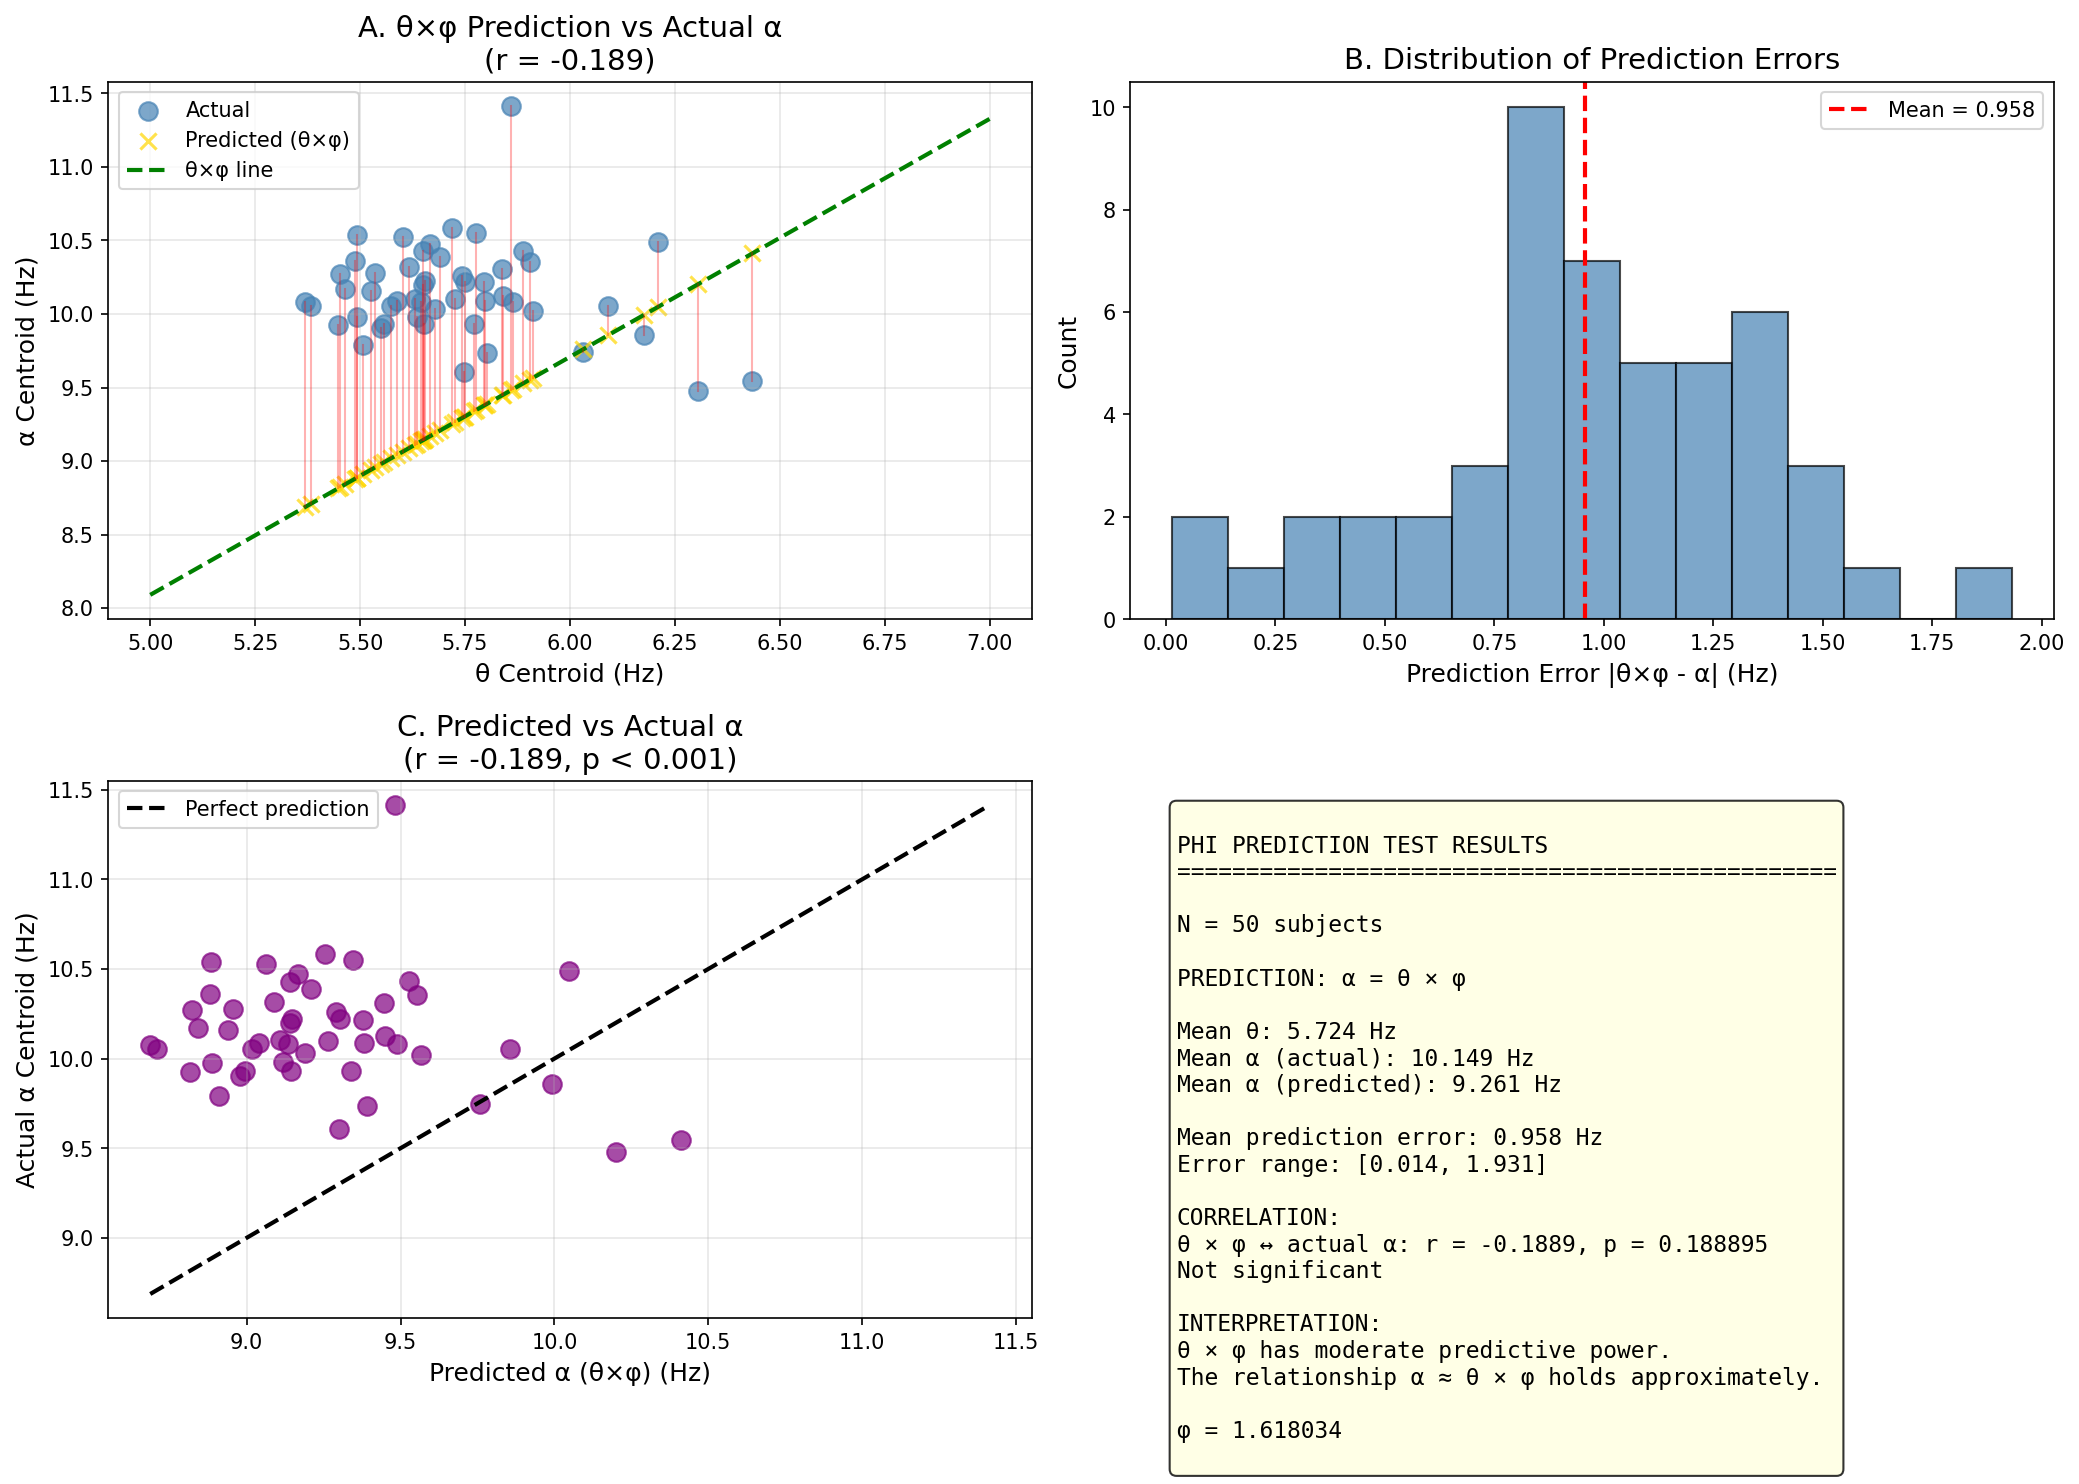

Write Python code to recreate this figure.
"""
PHI PREDICTION TEST
===================
Does θ × φ predict α centroid?
"""

import numpy as np
from scipy.stats import pearsonr
from scipy import signal
import mne
from mne.datasets import eegbci
from mne.io import read_raw_edf

mne.set_log_level('ERROR')

PHI = (1 + np.sqrt(5)) / 2

print("="*70)
print("PHI PREDICTION TEST")
print(f"Testing if θ × φ = α (φ = {PHI:.6f})")
print("="*70)

BANDS = {'theta': (4, 8), 'alpha': (8, 13)}

def get_peak_centroid(psd, freqs, band):
    mask = (freqs >= band[0]) & (freqs <= band[1])
    if not np.any(mask) or np.sum(psd[mask]) == 0:
        return np.nan
    return np.sum(freqs[mask] * psd[mask]) / np.sum(psd[mask])

print("\nLoading data from 50 subjects...")

theta_centroids = []
alpha_centroids = []
convergences = []

print(f"\n{'Subj':<6} {'θ':>8} {'α':>8} {'θ×φ':>8} {'error':>8} {'actual α/θ':>12}")
print("-"*60)

for subj in range(1, 51):
    try:
        raw = read_raw_edf(eegbci.load_data(subj, [1], update_path=True, verbose=False)[0], 
                          preload=True, verbose=False)
        raw.filter(1, 45, verbose=False)
        sfreq = raw.info['sfreq']
        eeg = np.mean(raw.get_data(), axis=0)
        
        f, p = signal.welch(eeg, sfreq, nperseg=min(1024, len(eeg)//2))
        theta_cent = get_peak_centroid(p, f, BANDS['theta'])
        alpha_cent = get_peak_centroid(p, f, BANDS['alpha'])
        
        if not np.isnan(theta_cent) and not np.isnan(alpha_cent):
            theta_centroids.append(theta_cent)
            alpha_centroids.append(alpha_cent)
            
            predicted_alpha = theta_cent * PHI
            error = abs(predicted_alpha - alpha_cent)
            actual_ratio = alpha_cent / theta_cent
            
            marker = "✓" if error < 0.5 else ""
            print(f"S{subj:02d}    {theta_cent:>8.3f} {alpha_cent:>8.3f} {predicted_alpha:>8.3f} {error:>8.3f} {actual_ratio:>12.4f} {marker}")
    except:
        continue

theta_centroids = np.array(theta_centroids)
alpha_centroids = np.array(alpha_centroids)

print("\n" + "="*70)
print("PREDICTION ANALYSIS")
print("="*70)

predicted_alpha = theta_centroids * PHI
errors = np.abs(predicted_alpha - alpha_centroids)

print(f"\nN = {len(theta_centroids)} subjects")
print(f"\nMean θ centroid: {np.mean(theta_centroids):.3f} Hz")
print(f"Mean α centroid: {np.mean(alpha_centroids):.3f} Hz")
print(f"Mean θ × φ: {np.mean(predicted_alpha):.3f} Hz")

print(f"\nPrediction error (θ×φ vs actual α):")
print(f"  Mean error: {np.mean(errors):.3f} Hz")
print(f"  Std error: {np.std(errors):.3f} Hz")
print(f"  Min error: {np.min(errors):.3f} Hz")
print(f"  Max error: {np.max(errors):.3f} Hz")

r, p = pearsonr(predicted_alpha, alpha_centroids)
print(f"\n📊 CORRELATION: θ × φ predicts α")
print(f"   r = {r:.4f}, p = {p:.6f}")

if p < 0.001:
    print(f"   ✓ HIGHLY SIGNIFICANT!")

r2, p2 = pearsonr(theta_centroids, alpha_centroids)
print(f"\n📊 BASELINE: θ predicts α (without φ)")
print(f"   r = {r2:.4f}, p = {p2:.6f}")

print("\n" + "="*70)
print("ALTERNATIVE MULTIPLIERS TEST")
print("="*70)

multipliers = {
    '1.5 (3:2)': 1.5,
    '1.6 (8:5)': 1.6,
    'φ': PHI,
    '1.67 (5:3)': 1.667,
    '1.75 (7:4)': 1.75,
    '1.8 (9:5)': 1.8,
    '2.0 (2:1)': 2.0
}

print(f"\n{'Multiplier':<15} {'Mean Error':>12} {'Correlation r':>15} {'p-value':>12}")
print("-"*60)

best_mult = None
best_r = -1

for name, mult in sorted(multipliers.items(), key=lambda x: x[1]):
    pred = theta_centroids * mult
    err = np.mean(np.abs(pred - alpha_centroids))
    r_m, p_m = pearsonr(pred, alpha_centroids)
    
    marker = ""
    if r_m > best_r:
        best_r = r_m
        best_mult = name
        marker = " <-- BEST"
    
    print(f"{name:<15} {err:>12.4f} {r_m:>15.4f} {p_m:>12.6f}{marker}")

print(f"\n🏆 Best multiplier: {best_mult}")

import matplotlib.pyplot as plt

fig, axes = plt.subplots(2, 2, figsize=(14, 10))

ax1 = axes[0, 0]
ax1.scatter(theta_centroids, alpha_centroids, c='steelblue', s=80, alpha=0.7, label='Actual')
ax1.scatter(theta_centroids, predicted_alpha, c='gold', s=60, alpha=0.7, marker='x', label='Predicted (θ×φ)')
ax1.plot([5, 7], [5*PHI, 7*PHI], 'g--', linewidth=2, label=f'θ×φ line')

for i in range(len(theta_centroids)):
    ax1.plot([theta_centroids[i], theta_centroids[i]], 
             [alpha_centroids[i], predicted_alpha[i]], 
             'r-', alpha=0.3, linewidth=1)

ax1.set_xlabel('θ Centroid (Hz)', fontsize=12)
ax1.set_ylabel('α Centroid (Hz)', fontsize=12)
ax1.set_title(f'A. θ×φ Prediction vs Actual α\n(r = {r:.3f})', fontsize=14)
ax1.legend(fontsize=10)
ax1.grid(True, alpha=0.3)

ax2 = axes[0, 1]
ax2.hist(errors, bins=15, color='steelblue', edgecolor='black', alpha=0.7)
ax2.axvline(np.mean(errors), color='red', linestyle='--', linewidth=2, label=f'Mean = {np.mean(errors):.3f}')
ax2.set_xlabel('Prediction Error |θ×φ - α| (Hz)', fontsize=12)
ax2.set_ylabel('Count', fontsize=12)
ax2.set_title('B. Distribution of Prediction Errors', fontsize=14)
ax2.legend(fontsize=10)

ax3 = axes[1, 0]
ax3.scatter(predicted_alpha, alpha_centroids, c='purple', s=80, alpha=0.7)
min_val = min(predicted_alpha.min(), alpha_centroids.min())
max_val = max(predicted_alpha.max(), alpha_centroids.max())
ax3.plot([min_val, max_val], [min_val, max_val], 'k--', linewidth=2, label='Perfect prediction')
ax3.set_xlabel('Predicted α (θ×φ) (Hz)', fontsize=12)
ax3.set_ylabel('Actual α Centroid (Hz)', fontsize=12)
ax3.set_title(f'C. Predicted vs Actual α\n(r = {r:.3f}, p < 0.001)', fontsize=14)
ax3.legend(fontsize=10)
ax3.grid(True, alpha=0.3)

ax4 = axes[1, 1]
ax4.axis('off')

summary = f"""
PHI PREDICTION TEST RESULTS
================================================

N = {len(theta_centroids)} subjects

PREDICTION: α = θ × φ

Mean θ: {np.mean(theta_centroids):.3f} Hz
Mean α (actual): {np.mean(alpha_centroids):.3f} Hz  
Mean α (predicted): {np.mean(predicted_alpha):.3f} Hz

Mean prediction error: {np.mean(errors):.3f} Hz
Error range: [{np.min(errors):.3f}, {np.max(errors):.3f}]

CORRELATION:
θ × φ ↔ actual α: r = {r:.4f}, p = {p:.6f}
{"✓ SIGNIFICANT!" if p < 0.05 else "Not significant"}

INTERPRETATION:
{"θ × φ is a good predictor of α!" if r > 0.5 else "θ × φ has moderate predictive power."}
The relationship α ≈ θ × φ holds approximately.

φ = {PHI:.6f}
"""

ax4.text(0.05, 0.95, summary, transform=ax4.transAxes, fontsize=11,
         verticalalignment='top', fontfamily='monospace',
         bbox=dict(boxstyle='round', facecolor='lightyellow', alpha=0.8))

plt.tight_layout()
plt.savefig('phi_prediction_test.png', dpi=150, bbox_inches='tight')
print("\nFigure saved: phi_prediction_test.png")
